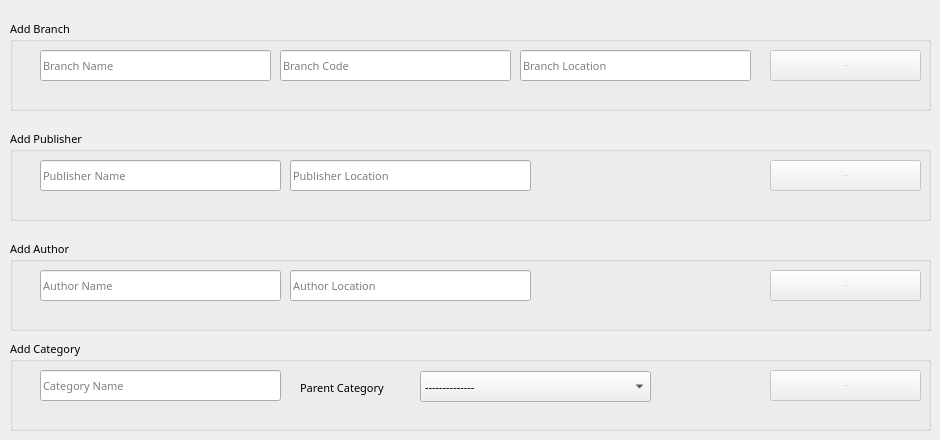
      <widget class="QWidget" name="tab_14">
       <attribute name="title">
        <string>Add Data</string>
       </attribute>
       <widget class="QGroupBox" name="groupBox_4">
        <property name="geometry">
         <rect>
          <x>10</x>
          <y>130</y>
          <width>921</width>
          <height>91</height>
         </rect>
        </property>
        <property name="font">
         <font>
          <family>Yu Gothic UI Semibold</family>
          <pointsize>8</pointsize>
          <weight>50</weight>
          <italic>false</italic>
          <bold>false</bold>
         </font>
        </property>
        <property name="title">
         <string>Add Publisher</string>
        </property>
        <widget class="QLineEdit" name="lineEdit_33">
         <property name="geometry">
          <rect>
           <x>30</x>
           <y>30</y>
           <width>241</width>
           <height>31</height>
          </rect>
         </property>
         <property name="font">
          <font>
           <family>Yu Gothic UI Semibold</family>
           <pointsize>8</pointsize>
           <weight>50</weight>
           <italic>false</italic>
           <bold>false</bold>
          </font>
         </property>
         <property name="placeholderText">
          <string>Publisher Name</string>
         </property>
        </widget>
        <widget class="QLineEdit" name="lineEdit_34">
         <property name="geometry">
          <rect>
           <x>280</x>
           <y>30</y>
           <width>241</width>
           <height>31</height>
          </rect>
         </property>
         <property name="font">
          <font>
           <family>Yu Gothic UI Semibold</family>
           <pointsize>8</pointsize>
           <weight>50</weight>
           <italic>false</italic>
           <bold>false</bold>
          </font>
         </property>
         <property name="placeholderText">
          <string>Publisher Location</string>
         </property>
        </widget>
        <widget class="QPushButton" name="pushButton_22">
         <property name="enabled">
          <bool>false</bool>
         </property>
         <property name="geometry">
          <rect>
           <x>760</x>
           <y>30</y>
           <width>151</width>
           <height>31</height>
          </rect>
         </property>
         <property name="font">
          <font>
           <pointsize>-1</pointsize>
          </font>
         </property>
         <property name="text">
          <string>Add Publisher</string>
         </property>
        </widget>
       </widget>
       <widget class="QGroupBox" name="groupBox_3">
        <property name="geometry">
         <rect>
          <x>10</x>
          <y>240</y>
          <width>921</width>
          <height>91</height>
         </rect>
        </property>
        <property name="font">
         <font>
          <family>Yu Gothic UI Semibold</family>
          <pointsize>8</pointsize>
          <weight>50</weight>
          <italic>false</italic>
          <bold>false</bold>
         </font>
        </property>
        <property name="title">
         <string>Add Author</string>
        </property>
        <widget class="QLineEdit" name="lineEdit_30">
         <property name="geometry">
          <rect>
           <x>30</x>
           <y>30</y>
           <width>241</width>
           <height>31</height>
          </rect>
         </property>
         <property name="font">
          <font>
           <family>Yu Gothic UI Semibold</family>
           <pointsize>8</pointsize>
           <weight>50</weight>
           <italic>false</italic>
           <bold>false</bold>
          </font>
         </property>
         <property name="placeholderText">
          <string>Author Name</string>
         </property>
        </widget>
        <widget class="QLineEdit" name="lineEdit_31">
         <property name="geometry">
          <rect>
           <x>280</x>
           <y>30</y>
           <width>241</width>
           <height>31</height>
          </rect>
         </property>
         <property name="font">
          <font>
           <family>Yu Gothic UI Semibold</family>
           <pointsize>8</pointsize>
           <weight>50</weight>
           <italic>false</italic>
           <bold>false</bold>
          </font>
         </property>
         <property name="placeholderText">
          <string>Author Location</string>
         </property>
        </widget>
        <widget class="QPushButton" name="pushButton_21">
         <property name="enabled">
          <bool>false</bool>
         </property>
         <property name="geometry">
          <rect>
           <x>760</x>
           <y>30</y>
           <width>151</width>
           <height>31</height>
          </rect>
         </property>
         <property name="font">
          <font>
           <pointsize>-1</pointsize>
          </font>
         </property>
         <property name="text">
          <string>Add Author</string>
         </property>
        </widget>
       </widget>
       <widget class="QGroupBox" name="groupBox_2">
        <property name="geometry">
         <rect>
          <x>10</x>
          <y>20</y>
          <width>921</width>
          <height>91</height>
         </rect>
        </property>
        <property name="font">
         <font>
          <family>Yu Gothic UI Semibold</family>
          <pointsize>8</pointsize>
          <weight>50</weight>
          <italic>false</italic>
          <bold>false</bold>
         </font>
        </property>
        <property name="title">
         <string>Add Branch</string>
        </property>
        <widget class="QLineEdit" name="lineEdit_27">
         <property name="geometry">
          <rect>
           <x>30</x>
           <y>30</y>
           <width>231</width>
           <height>31</height>
          </rect>
         </property>
         <property name="font">
          <font>
           <family>Yu Gothic UI Semibold</family>
           <pointsize>8</pointsize>
           <weight>50</weight>
           <italic>false</italic>
           <bold>false</bold>
          </font>
         </property>
         <property name="placeholderText">
          <string>Branch Name</string>
         </property>
        </widget>
        <widget class="QLineEdit" name="lineEdit_28">
         <property name="geometry">
          <rect>
           <x>270</x>
           <y>30</y>
           <width>231</width>
           <height>31</height>
          </rect>
         </property>
         <property name="font">
          <font>
           <family>Yu Gothic UI Semibold</family>
           <pointsize>8</pointsize>
           <weight>50</weight>
           <italic>false</italic>
           <bold>false</bold>
          </font>
         </property>
         <property name="placeholderText">
          <string>Branch Code</string>
         </property>
        </widget>
        <widget class="QLineEdit" name="lineEdit_29">
         <property name="geometry">
          <rect>
           <x>510</x>
           <y>30</y>
           <width>231</width>
           <height>31</height>
          </rect>
         </property>
         <property name="font">
          <font>
           <family>Yu Gothic UI Semibold</family>
           <pointsize>8</pointsize>
           <weight>50</weight>
           <italic>false</italic>
           <bold>false</bold>
          </font>
         </property>
         <property name="placeholderText">
          <string>Branch Location</string>
         </property>
        </widget>
        <widget class="QPushButton" name="pushButton_20">
         <property name="enabled">
          <bool>false</bool>
         </property>
         <property name="geometry">
          <rect>
           <x>760</x>
           <y>30</y>
           <width>151</width>
           <height>31</height>
          </rect>
         </property>
         <property name="font">
          <font>
           <pointsize>-1</pointsize>
          </font>
         </property>
         <property name="text">
          <string>Add Branch</string>
         </property>
        </widget>
       </widget>
       <widget class="QGroupBox" name="groupBox_5">
        <property name="geometry">
         <rect>
          <x>10</x>
          <y>340</y>
          <width>921</width>
          <height>91</height>
         </rect>
        </property>
        <property name="font">
         <font>
          <family>Yu Gothic UI Semibold</family>
          <pointsize>8</pointsize>
          <weight>50</weight>
          <italic>false</italic>
          <bold>false</bold>
         </font>
        </property>
        <property name="title">
         <string>Add Category</string>
        </property>
        <widget class="QLineEdit" name="lineEdit_32">
         <property name="geometry">
          <rect>
           <x>30</x>
           <y>30</y>
           <width>241</width>
           <height>31</height>
          </rect>
         </property>
         <property name="font">
          <font>
           <family>Yu Gothic UI Semibold</family>
           <pointsize>8</pointsize>
           <weight>50</weight>
           <italic>false</italic>
           <bold>false</bold>
          </font>
         </property>
         <property name="placeholderText">
          <string>Category Name</string>
         </property>
        </widget>
        <widget class="QPushButton" name="pushButton_23">
         <property name="enabled">
          <bool>false</bool>
         </property>
         <property name="geometry">
          <rect>
           <x>760</x>
           <y>30</y>
           <width>151</width>
           <height>31</height>
          </rect>
         </property>
         <property name="font">
          <font>
           <pointsize>-1</pointsize>
          </font>
         </property>
         <property name="text">
          <string>Add Category</string>
         </property>
        </widget>
        <widget class="QLabel" name="label_25">
         <property name="geometry">
          <rect>
           <x>290</x>
           <y>40</y>
           <width>111</width>
           <height>16</height>
          </rect>
         </property>
         <property name="font">
          <font>
           <family>Yu Gothic UI Semibold</family>
           <pointsize>8</pointsize>
           <weight>50</weight>
           <italic>false</italic>
           <bold>false</bold>
          </font>
         </property>
         <property name="text">
          <string>Parent Category</string>
         </property>
        </widget>
        <widget class="QComboBox" name="comboBox_13">
         <property name="geometry">
          <rect>
           <x>410</x>
           <y>31</y>
           <width>231</width>
           <height>31</height>
          </rect>
         </property>
         <item>
          <property name="text">
           <string>--------------</string>
          </property>
         </item>
        </widget>
       </widget>
      </widget>
